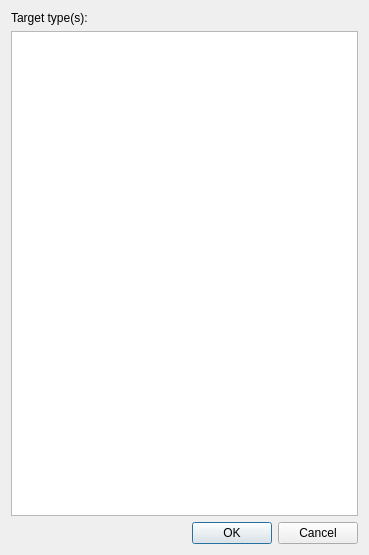
<?xml version="1.0" encoding="UTF-8"?>
<ui version="4.0">
 <class>Dialog</class>
 <widget class="QDialog" name="Dialog">
  <property name="geometry">
   <rect>
    <x>0</x>
    <y>0</y>
    <width>369</width>
    <height>555</height>
   </rect>
  </property>
  <property name="windowTitle">
   <string>Dialog</string>
  </property>
  <layout class="QVBoxLayout" name="verticalLayout">
   <item>
    <widget class="QLabel" name="target_type_label">
     <property name="text">
      <string>Target type(s): </string>
     </property>
    </widget>
   </item>
   <item>
    <widget class="QListWidget" name="targets_list">
     <property name="selectionMode">
      <enum>QAbstractItemView::ExtendedSelection</enum>
     </property>
    </widget>
   </item>
   <item>
    <widget class="QDialogButtonBox" name="buttonBox">
     <property name="orientation">
      <enum>Qt::Horizontal</enum>
     </property>
     <property name="standardButtons">
      <set>QDialogButtonBox::Cancel|QDialogButtonBox::Ok</set>
     </property>
    </widget>
   </item>
  </layout>
 </widget>
 <resources/>
 <connections>
  <connection>
   <sender>buttonBox</sender>
   <signal>accepted()</signal>
   <receiver>Dialog</receiver>
   <slot>accept()</slot>
   <hints>
    <hint type="sourcelabel">
     <x>248</x>
     <y>254</y>
    </hint>
    <hint type="destinationlabel">
     <x>157</x>
     <y>274</y>
    </hint>
   </hints>
  </connection>
  <connection>
   <sender>buttonBox</sender>
   <signal>rejected()</signal>
   <receiver>Dialog</receiver>
   <slot>reject()</slot>
   <hints>
    <hint type="sourcelabel">
     <x>316</x>
     <y>260</y>
    </hint>
    <hint type="destinationlabel">
     <x>286</x>
     <y>274</y>
    </hint>
   </hints>
  </connection>
 </connections>
</ui>
